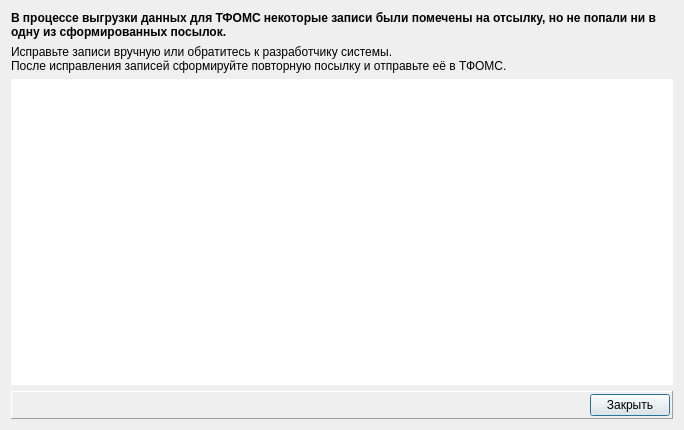
<?xml version="1.0" encoding="UTF-8"?>
<ui version="4.0">
 <class>info_not_sended_wnd</class>
 <widget class="QDialog" name="info_not_sended_wnd">
  <property name="geometry">
   <rect>
    <x>0</x>
    <y>0</y>
    <width>684</width>
    <height>430</height>
   </rect>
  </property>
  <property name="minimumSize">
   <size>
    <width>550</width>
    <height>400</height>
   </size>
  </property>
  <property name="windowTitle">
   <string>Внимание, выгружено не всё!</string>
  </property>
  <layout class="QVBoxLayout" name="verticalLayout">
   <item>
    <widget class="QLabel" name="label_2">
     <property name="font">
      <font>
       <family>Arial</family>
       <pointsize>9</pointsize>
       <weight>75</weight>
       <bold>true</bold>
      </font>
     </property>
     <property name="text">
      <string>В процессе выгрузки данных для ТФОМС некоторые записи были помечены на отсылку, но не попали ни в одну из сформированных посылок. </string>
     </property>
     <property name="alignment">
      <set>Qt::AlignLeading|Qt::AlignLeft|Qt::AlignVCenter</set>
     </property>
     <property name="wordWrap">
      <bool>true</bool>
     </property>
    </widget>
   </item>
   <item>
    <widget class="QLabel" name="label">
     <property name="font">
      <font>
       <pointsize>9</pointsize>
      </font>
     </property>
     <property name="text">
      <string>Исправьте записи вручную или обратитесь к разработчику системы. 
После исправления записей сформируйте повторную посылку и отправьте её в ТФОМС.</string>
     </property>
     <property name="alignment">
      <set>Qt::AlignLeading|Qt::AlignLeft|Qt::AlignVCenter</set>
     </property>
     <property name="wordWrap">
      <bool>true</bool>
     </property>
    </widget>
   </item>
   <item>
    <widget class="QTextEdit" name="te_msg">
     <property name="font">
      <font>
       <family>Times New Roman</family>
       <pointsize>10</pointsize>
      </font>
     </property>
     <property name="frameShape">
      <enum>QFrame::NoFrame</enum>
     </property>
     <property name="readOnly">
      <bool>true</bool>
     </property>
    </widget>
   </item>
   <item>
    <widget class="QFrame" name="pan_dn">
     <property name="frameShape">
      <enum>QFrame::Panel</enum>
     </property>
     <property name="frameShadow">
      <enum>QFrame::Raised</enum>
     </property>
     <layout class="QHBoxLayout" name="horizontalLayout">
      <property name="leftMargin">
       <number>2</number>
      </property>
      <property name="topMargin">
       <number>2</number>
      </property>
      <property name="rightMargin">
       <number>2</number>
      </property>
      <property name="bottomMargin">
       <number>2</number>
      </property>
      <item>
       <spacer name="horizontalSpacer_2">
        <property name="orientation">
         <enum>Qt::Horizontal</enum>
        </property>
        <property name="sizeHint" stdset="0">
         <size>
          <width>40</width>
          <height>20</height>
         </size>
        </property>
       </spacer>
      </item>
      <item>
       <widget class="QPushButton" name="bn_close">
        <property name="text">
         <string>Закрыть</string>
        </property>
       </widget>
      </item>
     </layout>
    </widget>
   </item>
  </layout>
 </widget>
 <tabstops>
  <tabstop>bn_close</tabstop>
  <tabstop>te_msg</tabstop>
 </tabstops>
 <resources/>
 <connections/>
</ui>
